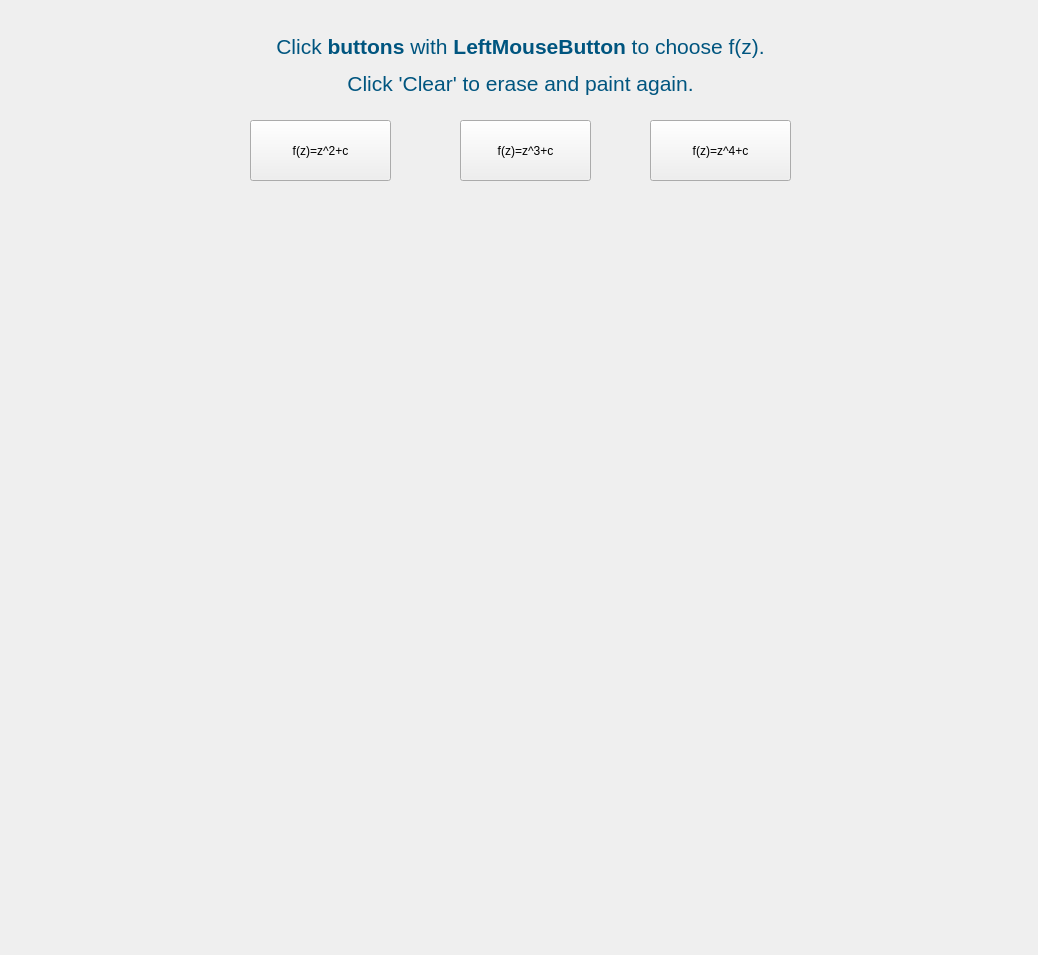
<?xml version="1.0" encoding="UTF-8"?>
<ui version="4.0">
 <class>Mandelbrot</class>
 <widget class="QWidget" name="Mandelbrot">
  <property name="geometry">
   <rect>
    <x>0</x>
    <y>0</y>
    <width>1038</width>
    <height>955</height>
   </rect>
  </property>
  <property name="windowTitle">
   <string>Form</string>
  </property>
  <widget class="QPushButton" name="orderTwo">
   <property name="geometry">
    <rect>
     <x>250</x>
     <y>120</y>
     <width>141</width>
     <height>61</height>
    </rect>
   </property>
   <property name="text">
    <string>f(z)=z^2+c</string>
   </property>
  </widget>
  <widget class="QLabel" name="bsplinelabel">
   <property name="geometry">
    <rect>
     <x>230</x>
     <y>10</y>
     <width>581</width>
     <height>111</height>
    </rect>
   </property>
   <property name="frameShape">
    <enum>QFrame::NoFrame</enum>
   </property>
   <property name="frameShadow">
    <enum>QFrame::Sunken</enum>
   </property>
   <property name="text">
    <string>&lt;html&gt;&lt;head/&gt;&lt;body&gt;&lt;p align=&quot;center&quot;&gt;&lt;span style=&quot; font-size:16pt; color:#00557f;&quot;&gt;Click &lt;/span&gt;&lt;span style=&quot; font-size:16pt; font-weight:600; color:#00557f;&quot;&gt;buttons&lt;/span&gt;&lt;span style=&quot; font-size:16pt; color:#00557f;&quot;&gt; with &lt;/span&gt;&lt;span style=&quot; font-size:16pt; font-weight:600; color:#00557f;&quot;&gt;LeftMouseButton &lt;/span&gt;&lt;span style=&quot; font-size:16pt; color:#00557f;&quot;&gt;to choose f(z).&lt;/span&gt;&lt;/p&gt;&lt;p align=&quot;center&quot;&gt;&lt;span style=&quot; font-size:16pt; color:#00557f;&quot;&gt;Click 'Clear' to erase and paint again.&lt;/span&gt;&lt;/p&gt;&lt;/body&gt;&lt;/html&gt;</string>
   </property>
  </widget>
  <widget class="QPushButton" name="orderFour">
   <property name="geometry">
    <rect>
     <x>650</x>
     <y>120</y>
     <width>141</width>
     <height>61</height>
    </rect>
   </property>
   <property name="text">
    <string>f(z)=z^4+c</string>
   </property>
  </widget>
  <widget class="QPushButton" name="orderThree">
   <property name="geometry">
    <rect>
     <x>460</x>
     <y>120</y>
     <width>131</width>
     <height>61</height>
    </rect>
   </property>
   <property name="text">
    <string>f(z)=z^3+c</string>
   </property>
  </widget>
 </widget>
 <resources/>
 <connections>
  <connection>
   <sender>orderTwo</sender>
   <signal>clicked()</signal>
   <receiver>Mandelbrot</receiver>
   <slot>OrderTwo_click()</slot>
   <hints>
    <hint type="sourcelabel">
     <x>208</x>
     <y>164</y>
    </hint>
    <hint type="destinationlabel">
     <x>229</x>
     <y>198</y>
    </hint>
   </hints>
  </connection>
  <connection>
   <sender>orderThree</sender>
   <signal>clicked()</signal>
   <receiver>Mandelbrot</receiver>
   <slot>OrderThree_click()</slot>
   <hints>
    <hint type="sourcelabel">
     <x>457</x>
     <y>173</y>
    </hint>
    <hint type="destinationlabel">
     <x>452</x>
     <y>197</y>
    </hint>
   </hints>
  </connection>
  <connection>
   <sender>orderFour</sender>
   <signal>clicked()</signal>
   <receiver>Mandelbrot</receiver>
   <slot>OrderFour_click()</slot>
   <hints>
    <hint type="sourcelabel">
     <x>629</x>
     <y>147</y>
    </hint>
    <hint type="destinationlabel">
     <x>652</x>
     <y>210</y>
    </hint>
   </hints>
  </connection>
 </connections>
 <slots>
  <slot>OrderTwo_click()</slot>
  <slot>OrderThree_click()</slot>
  <slot>OrderFour_click()</slot>
 </slots>
</ui>
